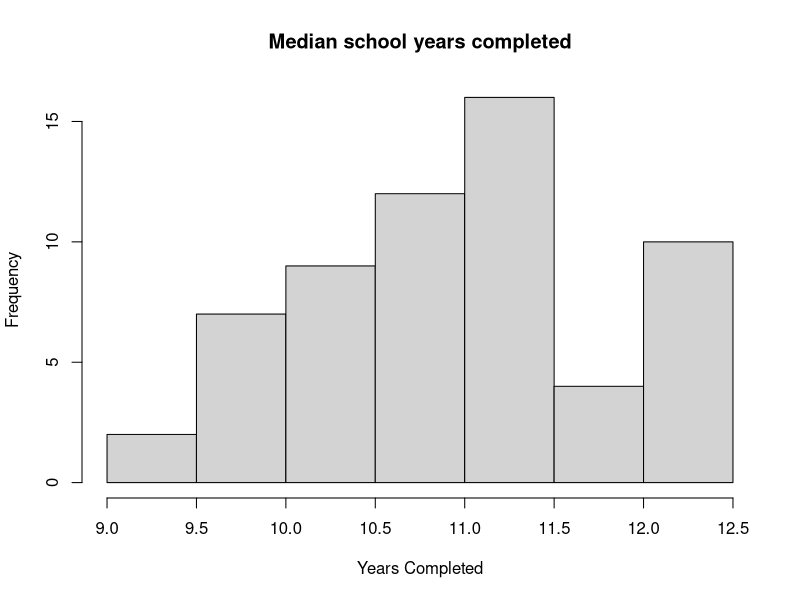
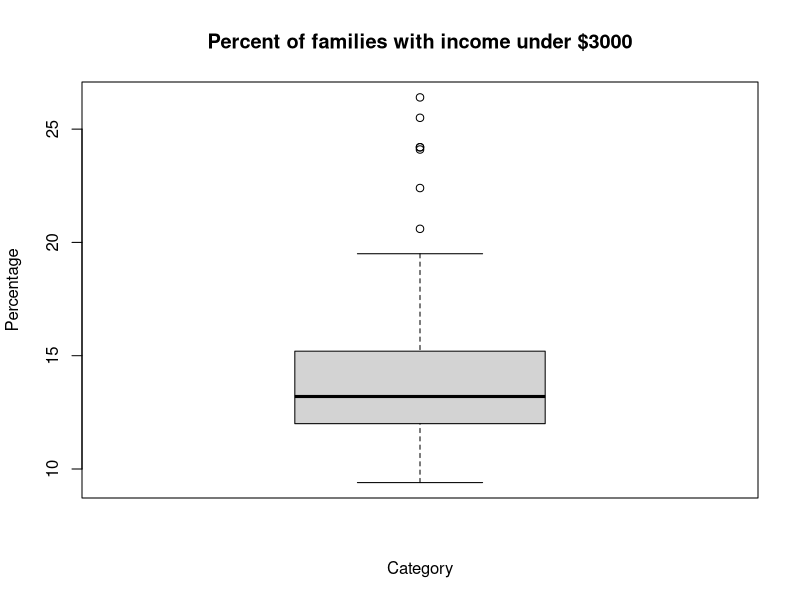
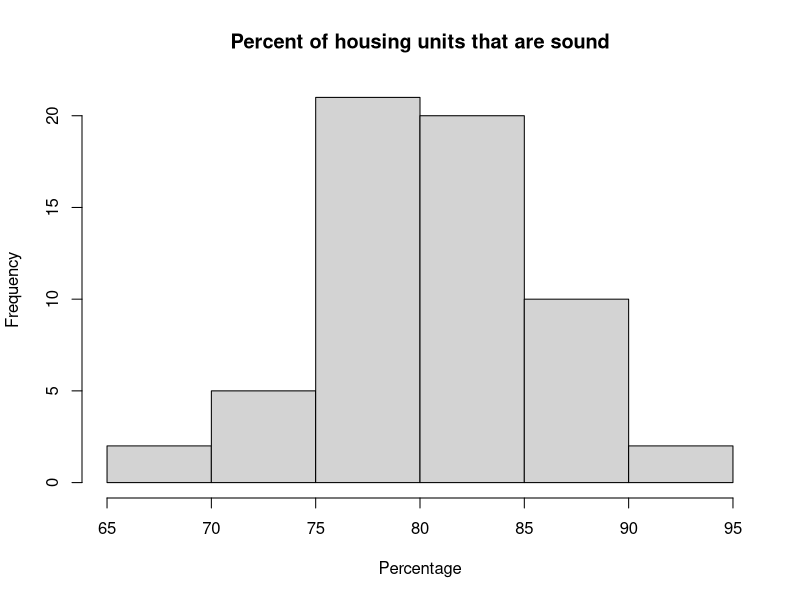
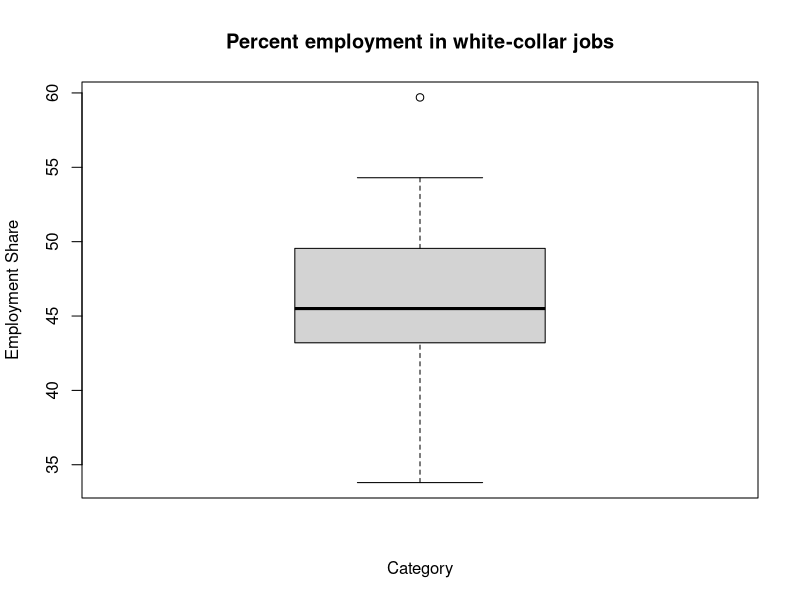
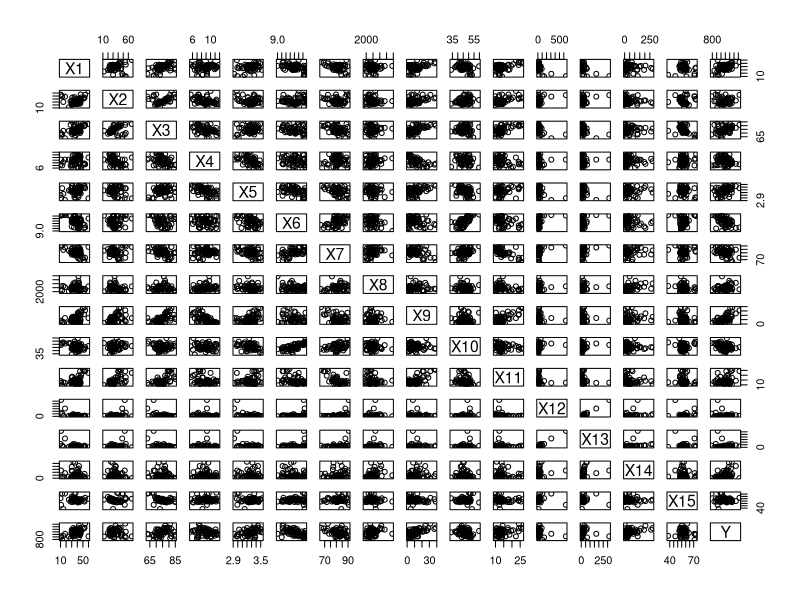
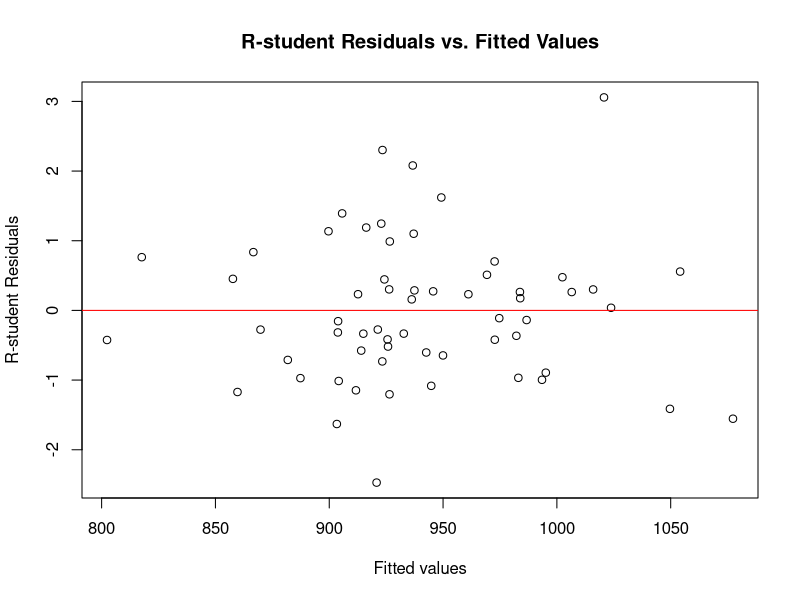
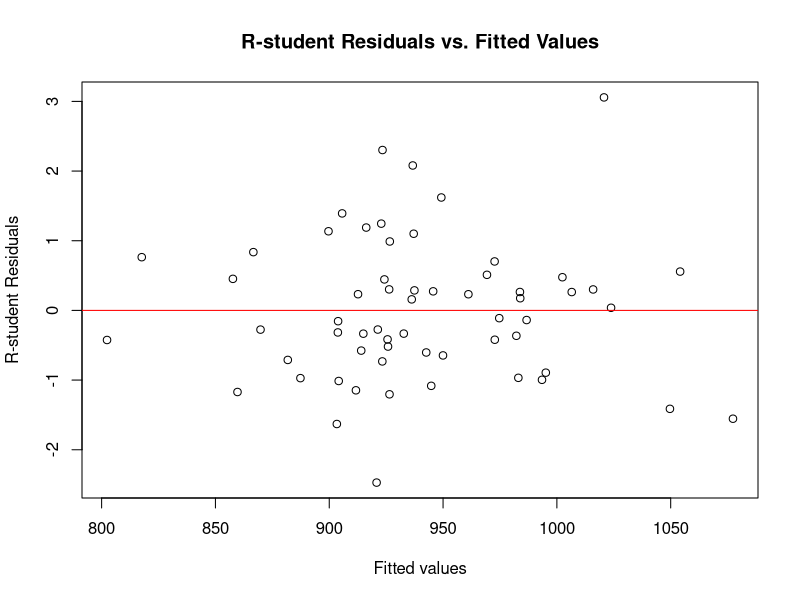
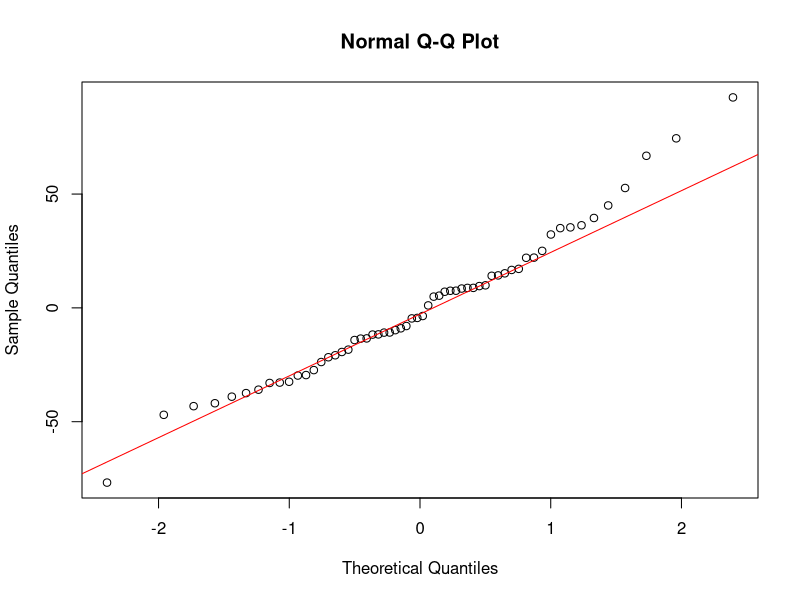

Source code (R) for these figures, in order:
## ---- chunk 1
knitr::opts_chunk$set(echo = TRUE)
## ---- chunk 2
data <- read.table("data1.txt", header = TRUE)
## ---- chunk 3
str(data)
## ---- chunk 4
summary(data)
## ---- chunk 5
hist(data$X6, main = "Median school years completed", xlab = "Years Completed", ylab = "Frequency")
boxplot(data[,c("X11")], main = "Percent of families with income under $3000", xlab = "Category", ylab = "Percentage")
hist(data$X7, main = "Percent of housing units that are sound", xlab = "Percentage", ylab = "Frequency")
boxplot(data[,c("X10")], main = "Percent employment in white-collar jobs", xlab = "Category", ylab = "Employment Share")
## ---- chunk 6
pairs(data)

## ---- chunk 7
raw_fit <- lm(Y ~ ., data = data)
## ---- chunk 8
summary(raw_fit)$r.squared # R^2
summary(raw_fit)$adj.r.squared # Adjusted R^2
summary(raw_fit)$sigma^2 # MSE
AIC(raw_fit) # AIC
BIC(raw_fit) # BIC
## ---- chunk 9
base_fit <- lm(Y ~ 1, data = data)
library(MASS)
fit <- stepAIC(base_fit, scope=list(upper=raw_fit), direction="forward", k=2)
## ---- chunk 10
summary(fit)
## ---- chunk 11
plot(fit$fitted.values, rstandard(fit), xlab = "Fitted values", ylab = "R-student Residuals", main = "R-student Residuals vs. Fitted Values")
abline(h = 0, col = "red")
## ---- chunk 12
library(car)
## ---- chunk 13
outlierTest(fit)
## ---- chunk 14
plot(fit$fitted.values, rstandard(fit), xlab = "Fitted values", ylab = "R-student Residuals", main = "R-student Residuals vs. Fitted Values")
abline(h = 0, col = "red")
## ---- chunk 15
mean_residuals <- mean(fit$residuals)
mean_residuals
## ---- chunk 16
ncvTest(fit)
## ---- chunk 17
library(lmtest)
## ---- chunk 18
dw_test <- dwtest(fit)
print(dw_test)
## ---- chunk 19
residuals <- residuals(fit)
shapiro.test(residuals)
## ---- chunk 20
qqnorm(residuals)
qqline(residuals, col = "red")
## ---- chunk 21
vif(fit)
